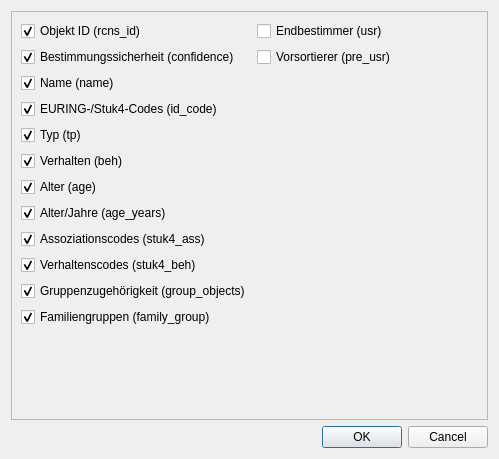
<?xml version="1.0" encoding="UTF-8"?>
<ui version="4.0">
 <class>ColumnOptions</class>
 <widget class="QDialog" name="ColumnOptions">
  <property name="geometry">
   <rect>
    <x>0</x>
    <y>0</y>
    <width>499</width>
    <height>459</height>
   </rect>
  </property>
  <property name="windowTitle">
   <string>Spaltenauswahl</string>
  </property>
  <layout class="QGridLayout" name="gridLayout">
   <item row="4" column="0" colspan="2">
    <widget class="QDialogButtonBox" name="buttonBox">
     <property name="orientation">
      <enum>Qt::Horizontal</enum>
     </property>
     <property name="standardButtons">
      <set>QDialogButtonBox::Cancel|QDialogButtonBox::Ok</set>
     </property>
    </widget>
   </item>
   <item row="0" column="0" colspan="2">
    <widget class="QFrame" name="frame">
     <property name="frameShape">
      <enum>QFrame::StyledPanel</enum>
     </property>
     <property name="frameShadow">
      <enum>QFrame::Raised</enum>
     </property>
     <layout class="QGridLayout" name="gridLayout_2">
      <item row="0" column="1">
       <widget class="QCheckBox" name="box_usr">
        <property name="text">
         <string>Endbestimmer (usr)</string>
        </property>
        <property name="dbvalue" stdset="0">
         <string>usr</string>
        </property>
        <attribute name="buttonGroup">
         <string notr="true">buttongroup_column_boxes</string>
        </attribute>
       </widget>
      </item>
      <item row="1" column="0">
       <widget class="QCheckBox" name="box_confidence">
        <property name="sizePolicy">
         <sizepolicy hsizetype="Minimum" vsizetype="Preferred">
          <horstretch>0</horstretch>
          <verstretch>0</verstretch>
         </sizepolicy>
        </property>
        <property name="text">
         <string>Bestimmungssicherheit (confidence)</string>
        </property>
        <property name="checked">
         <bool>true</bool>
        </property>
        <property name="dbvalue" stdset="0">
         <string>confidence</string>
        </property>
        <attribute name="buttonGroup">
         <string notr="true">buttongroup_column_boxes</string>
        </attribute>
       </widget>
      </item>
      <item row="7" column="0">
       <widget class="QCheckBox" name="box_age_year">
        <property name="sizePolicy">
         <sizepolicy hsizetype="Minimum" vsizetype="Preferred">
          <horstretch>0</horstretch>
          <verstretch>0</verstretch>
         </sizepolicy>
        </property>
        <property name="text">
         <string>Alter/Jahre (age_years)</string>
        </property>
        <property name="checked">
         <bool>true</bool>
        </property>
        <property name="dbvalue" stdset="0">
         <string>age_year</string>
        </property>
        <attribute name="buttonGroup">
         <string notr="true">buttongroup_column_boxes</string>
        </attribute>
       </widget>
      </item>
      <item row="6" column="0">
       <widget class="QCheckBox" name="box_age">
        <property name="sizePolicy">
         <sizepolicy hsizetype="Minimum" vsizetype="Preferred">
          <horstretch>0</horstretch>
          <verstretch>0</verstretch>
         </sizepolicy>
        </property>
        <property name="text">
         <string>Alter (age)</string>
        </property>
        <property name="checked">
         <bool>true</bool>
        </property>
        <property name="dbvalue" stdset="0">
         <string>age</string>
        </property>
        <attribute name="buttonGroup">
         <string notr="true">buttongroup_column_boxes</string>
        </attribute>
       </widget>
      </item>
      <item row="5" column="0">
       <widget class="QCheckBox" name="box_beh">
        <property name="sizePolicy">
         <sizepolicy hsizetype="Minimum" vsizetype="Preferred">
          <horstretch>0</horstretch>
          <verstretch>0</verstretch>
         </sizepolicy>
        </property>
        <property name="text">
         <string>Verhalten (beh)</string>
        </property>
        <property name="checked">
         <bool>true</bool>
        </property>
        <property name="dbvalue" stdset="0">
         <string>beh</string>
        </property>
        <attribute name="buttonGroup">
         <string notr="true">buttongroup_column_boxes</string>
        </attribute>
       </widget>
      </item>
      <item row="11" column="0">
       <widget class="QCheckBox" name="box_family_group">
        <property name="sizePolicy">
         <sizepolicy hsizetype="Minimum" vsizetype="Preferred">
          <horstretch>0</horstretch>
          <verstretch>0</verstretch>
         </sizepolicy>
        </property>
        <property name="text">
         <string>Familiengruppen (family_group)</string>
        </property>
        <property name="checked">
         <bool>true</bool>
        </property>
        <property name="dbvalue" stdset="0">
         <string>family_group</string>
        </property>
        <attribute name="buttonGroup">
         <string notr="true">buttongroup_column_boxes</string>
        </attribute>
       </widget>
      </item>
      <item row="10" column="0">
       <widget class="QCheckBox" name="box_group_objects">
        <property name="sizePolicy">
         <sizepolicy hsizetype="Minimum" vsizetype="Preferred">
          <horstretch>0</horstretch>
          <verstretch>0</verstretch>
         </sizepolicy>
        </property>
        <property name="text">
         <string>Gruppenzugehörigkeit (group_objects)</string>
        </property>
        <property name="checked">
         <bool>true</bool>
        </property>
        <property name="dbvalue" stdset="0">
         <string>group_objects</string>
        </property>
        <attribute name="buttonGroup">
         <string notr="true">buttongroup_column_boxes</string>
        </attribute>
       </widget>
      </item>
      <item row="9" column="0">
       <widget class="QCheckBox" name="box_stuk4_beh">
        <property name="sizePolicy">
         <sizepolicy hsizetype="Minimum" vsizetype="Preferred">
          <horstretch>0</horstretch>
          <verstretch>0</verstretch>
         </sizepolicy>
        </property>
        <property name="text">
         <string>Verhaltenscodes (stuk4_beh)</string>
        </property>
        <property name="checked">
         <bool>true</bool>
        </property>
        <property name="dbvalue" stdset="0">
         <string>stuk4_beh</string>
        </property>
        <attribute name="buttonGroup">
         <string notr="true">buttongroup_column_boxes</string>
        </attribute>
       </widget>
      </item>
      <item row="0" column="0">
       <widget class="QCheckBox" name="box_rcns_id">
        <property name="sizePolicy">
         <sizepolicy hsizetype="Minimum" vsizetype="Preferred">
          <horstretch>0</horstretch>
          <verstretch>0</verstretch>
         </sizepolicy>
        </property>
        <property name="text">
         <string>Objekt ID (rcns_id)</string>
        </property>
        <property name="checked">
         <bool>true</bool>
        </property>
        <property name="dbvalue" stdset="0">
         <string>rcns_id</string>
        </property>
        <attribute name="buttonGroup">
         <string notr="true">buttongroup_column_boxes</string>
        </attribute>
       </widget>
      </item>
      <item row="3" column="0">
       <widget class="QCheckBox" name="box_id_code">
        <property name="sizePolicy">
         <sizepolicy hsizetype="Minimum" vsizetype="Preferred">
          <horstretch>0</horstretch>
          <verstretch>0</verstretch>
         </sizepolicy>
        </property>
        <property name="text">
         <string>EURING-/Stuk4-Codes (id_code)</string>
        </property>
        <property name="checked">
         <bool>true</bool>
        </property>
        <property name="dbvalue" stdset="0">
         <string>id_code</string>
        </property>
        <attribute name="buttonGroup">
         <string notr="true">buttongroup_column_boxes</string>
        </attribute>
       </widget>
      </item>
      <item row="4" column="0">
       <widget class="QCheckBox" name="box_tp">
        <property name="sizePolicy">
         <sizepolicy hsizetype="Minimum" vsizetype="Preferred">
          <horstretch>0</horstretch>
          <verstretch>0</verstretch>
         </sizepolicy>
        </property>
        <property name="text">
         <string>Typ (tp)</string>
        </property>
        <property name="checked">
         <bool>true</bool>
        </property>
        <property name="dbvalue" stdset="0">
         <string>tp</string>
        </property>
        <attribute name="buttonGroup">
         <string notr="true">buttongroup_column_boxes</string>
        </attribute>
       </widget>
      </item>
      <item row="8" column="0">
       <widget class="QCheckBox" name="box_stuk4_ass">
        <property name="sizePolicy">
         <sizepolicy hsizetype="Minimum" vsizetype="Preferred">
          <horstretch>0</horstretch>
          <verstretch>0</verstretch>
         </sizepolicy>
        </property>
        <property name="text">
         <string>Assoziationscodes (stuk4_ass)</string>
        </property>
        <property name="checked">
         <bool>true</bool>
        </property>
        <property name="dbvalue" stdset="0">
         <string>stuk4_ass</string>
        </property>
        <attribute name="buttonGroup">
         <string notr="true">buttongroup_column_boxes</string>
        </attribute>
       </widget>
      </item>
      <item row="2" column="0">
       <widget class="QCheckBox" name="box_name">
        <property name="sizePolicy">
         <sizepolicy hsizetype="Minimum" vsizetype="Preferred">
          <horstretch>0</horstretch>
          <verstretch>0</verstretch>
         </sizepolicy>
        </property>
        <property name="text">
         <string>Name (name)</string>
        </property>
        <property name="checked">
         <bool>true</bool>
        </property>
        <property name="dbvalue" stdset="0">
         <string>name</string>
        </property>
        <attribute name="buttonGroup">
         <string notr="true">buttongroup_column_boxes</string>
        </attribute>
       </widget>
      </item>
      <item row="1" column="1">
       <widget class="QCheckBox" name="box_pre_usr">
        <property name="text">
         <string>Vorsortierer (pre_usr)</string>
        </property>
        <property name="dbvalue" stdset="0">
         <string>pre_usr</string>
        </property>
        <attribute name="buttonGroup">
         <string notr="true">buttongroup_column_boxes</string>
        </attribute>
       </widget>
      </item>
      <item row="12" column="0">
       <spacer name="verticalSpacer">
        <property name="orientation">
         <enum>Qt::Vertical</enum>
        </property>
        <property name="sizeHint" stdset="0">
         <size>
          <width>20</width>
          <height>40</height>
         </size>
        </property>
       </spacer>
      </item>
     </layout>
     <zorder>box_rcns_id</zorder>
     <zorder>box_id_code</zorder>
     <zorder>box_family_group</zorder>
     <zorder>box_stuk4_beh</zorder>
     <zorder>box_rcns_id</zorder>
     <zorder>box_confidence</zorder>
     <zorder>box_stuk4_ass</zorder>
     <zorder>box_tp</zorder>
     <zorder>box_group_objects</zorder>
     <zorder>box_beh</zorder>
     <zorder>box_age_year</zorder>
     <zorder>box_name</zorder>
     <zorder>box_age</zorder>
     <zorder>box_usr</zorder>
     <zorder>box_pre_usr</zorder>
     <zorder>verticalSpacer</zorder>
    </widget>
   </item>
  </layout>
 </widget>
 <resources/>
 <connections>
  <connection>
   <sender>buttonBox</sender>
   <signal>accepted()</signal>
   <receiver>ColumnOptions</receiver>
   <slot>accept()</slot>
   <hints>
    <hint type="sourcelabel">
     <x>248</x>
     <y>254</y>
    </hint>
    <hint type="destinationlabel">
     <x>157</x>
     <y>274</y>
    </hint>
   </hints>
  </connection>
  <connection>
   <sender>buttonBox</sender>
   <signal>rejected()</signal>
   <receiver>ColumnOptions</receiver>
   <slot>reject()</slot>
   <hints>
    <hint type="sourcelabel">
     <x>316</x>
     <y>260</y>
    </hint>
    <hint type="destinationlabel">
     <x>286</x>
     <y>274</y>
    </hint>
   </hints>
  </connection>
 </connections>
 <buttongroups>
  <buttongroup name="buttongroup_column_boxes">
   <property name="exclusive">
    <bool>false</bool>
   </property>
  </buttongroup>
 </buttongroups>
</ui>
